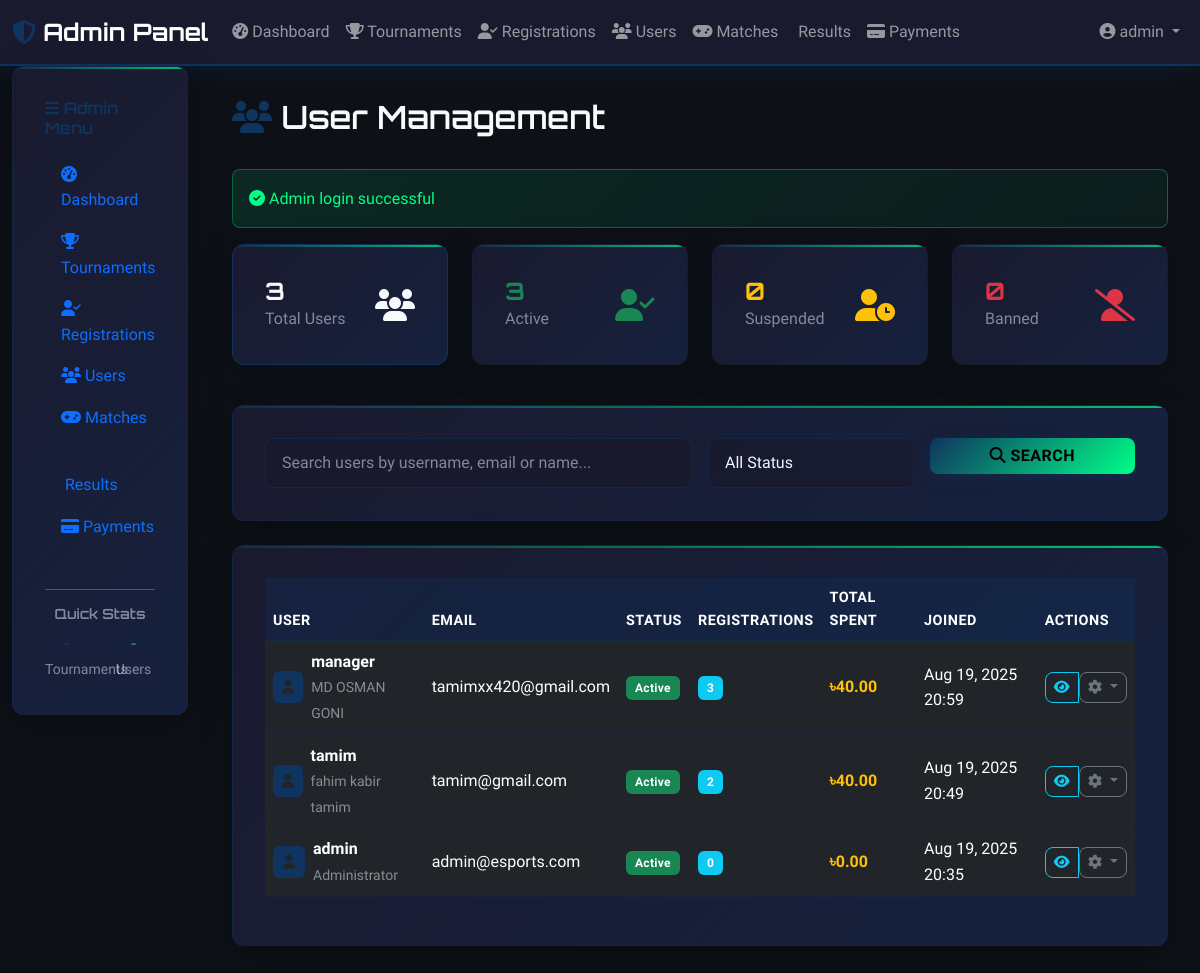
The page /admin/users.php (signed in) on the database its author committed.
### tables this page shows
CREATE TABLE users (
                    id INTEGER PRIMARY KEY AUTOINCREMENT,
                    username VARCHAR(50) UNIQUE NOT NULL,
                    email VARCHAR(100) UNIQUE NOT NULL,
                    password VARCHAR(255) NOT NULL,
                    full_name VARCHAR(100) NOT NULL,
                    phone VARCHAR(20),
                    is_admin BOOLEAN DEFAULT 0,
                    created_at DATETIME DEFAULT CURRENT_TIMESTAMP,
                    updated_at DATETIME DEFAULT CURRENT_TIMESTAMP
                , wallet_balance DECIMAL(10,2) DEFAULT 0.00, status VARCHAR(20) DEFAULT 'active');

### includes/functions.php (called while the page is built, shortened)
<?php
function formatTaka($amount) {
    return '৳' . number_format($amount, 2);
}
function getFlashMessage() {
    if (isset($_SESSION['flash_message'])) {
        $message = $_SESSION['flash_message'];
        $type = $_SESSION['flash_type'] ?? 'info';
        return ['message' => $message, 'type' => $type];
    }
    return null;
}
function formatDate($date, $format = 'M d, Y H:i') {
    return date($format, strtotime($date));
}
?>

### admin/users.php (the view, shortened to what this page needs)
<?php
require_once '../config/config.php';
$action = $_GET['action'] ?? 'list';
$success = '';
if ($action === 'list') {
    $whereClause = 'WHERE 1=1';
    $params = [];
    $stmt = $pdo->prepare("
        SELECT u.*,
               COUNT(DISTINCT tr.id) as registrations,
               SUM(CASE WHEN p.status = 'completed' THEN p.amount ELSE 0 END) as total_spent
        FROM users u
        LEFT JOIN tournament_registrations tr ON u.id = tr.user_id
        LEFT JOIN payments p ON tr.id = p.registration_id
        $whereClause
        GROUP BY u.id
        ORDER BY u.created_at DESC
        LIMIT 50
    ");
    $stmt->execute($params);
    $users = $stmt->fetchAll();
    $stmt = $pdo->query("
        SELECT status, COUNT(*) as count
        FROM users
        GROUP BY status
    ");
    $statusCounts = [];
    while ($row = $stmt->fetch()) {
        $statusCounts[$row['status']] = $row['count'];
    }
}
$flash = getFlashMessage();
if ($flash) {
    if ($flash['type'] === 'success') $success = $flash['message'];
    else $error = $flash['message'];
}
?>
<!DOCTYPE html>
<html lang="en">
<head>
    <link href="https://cdn.jsdelivr.net/npm/bootstrap@5.3.0/dist/css/bootstrap.min.css" rel="stylesheet">
    <link rel="stylesheet" href="https://cdnjs.cloudflare.com/ajax/libs/font-awesome/6.4.0/css/all.min.css">
    <link rel="stylesheet" href="../assets/css/style.css">
</head>
<body>
    <?php include '../includes/navbar.php'; ?>
    <div class="container-fluid">
        <div class="row">
            <?php include '../includes/sidebar.php'; ?>
            <div class="col-lg-10 main-content">
                <div class="d-flex justify-content-between align-items-center mb-4">
                    <h2 class="text-light">
                        <i class="fas fa-users text-accent"></i> User Management
                    </h2>
                </div>
                <?php if ($success): ?>
                    <div class="alert alert-success">
                        <i class="fas fa-check-circle"></i> <?= htmlspecialchars($success) ?>
                    </div>
                <?php endif; ?>
                <?php if ($action === 'list'): ?>
                    <div class="row mb-4">
                        <div class="col-lg-3 col-md-6 mb-3">
                            <a href="?" class="text-decoration-none">
                                <div class="gaming-card stat-card <?= !$_GET['status'] ?? '' ? 'border-accent' : '' ?>">
                                    <div class="d-flex justify-content-between align-items-center">
                                        <div>
                                            <h4 class="text-light mb-0"><?= array_sum($statusCounts) ?></h4>
                                            <p class="text-light-50 mb-0">Total Users</p>
                                        </div>
                                        <i class="fas fa-users fa-2x text-light"></i>
                                    </div>
                                </div>
                            </a>
                        </div>
                        <div class="col-lg-3 col-md-6 mb-3">
                            <a href="?status=active" class="text-decoration-none">
                                <div class="gaming-card stat-card <?= ($_GET['status'] ?? '') === 'active' ? 'border-success' : '' ?>">
                                    <div class="d-flex justify-content-between align-items-center">
                                        <div>
                                            <h4 class="text-success mb-0"><?= $statusCounts['active'] ?? 0 ?></h4>
                                            <p class="text-light-50 mb-0">Active</p>
                                        </div>
                                        <i class="fas fa-user-check fa-2x text-success"></i>
                                    </div>
                                </div>
                            </a>
                        </div>
                        <div class="col-lg-3 col-md-6 mb-3">
                            <a href="?status=suspended" class="text-decoration-none">
                                <div class="gaming-card stat-card <?= ($_GET['status'] ?? '') === 'suspended' ? 'border-warning' : '' ?>">
                                    <div class="d-flex justify-content-between align-items-center">
                                        <div>
                                            <h4 class="text-warning mb-0"><?= $statusCounts['suspended'] ?? 0 ?></h4>
                                            <p class="text-light-50 mb-0">Suspended</p>
                                        </div>
                                        <i class="fas fa-user-clock fa-2x text-warning"></i>
                                    </div>
                                </div>
                            </a>
                        </div>
                        <div class="col-lg-3 col-md-6 mb-3">
                            <a href="?status=banned" class="text-decoration-none">
                                <div class="gaming-card stat-card <?= ($_GET['status'] ?? '') === 'banned' ? 'border-danger' : '' ?>">
                                    <div class="d-flex justify-content-between align-items-center">
                                        <div>
                                            <h4 class="text-danger mb-0"><?= $statusCounts['banned'] ?? 0 ?></h4>
                                            <p class="text-light-50 mb-0">Banned</p>
                                        </div>
                                        <i class="fas fa-user-slash fa-2x text-danger"></i>
                                    </div>
                                </div>
                            </a>
                        </div>
                    </div>
                    <div class="gaming-card mb-4">
                        <form method="GET" class="row g-3">
                            <div class="col-md-6">
                                <input type="text" class="form-control gaming-input" name="search"
                                       value="<?= htmlspecialchars($_GET['search'] ?? '') ?>"
                                       placeholder="Search users by username, email or name...">
                            </div>
                            <div class="col-md-3">
                                <select class="form-control gaming-input" name="status">
                                    <option value="">All Status</option>
                                </select>
                            </div>
                            <div class="col-md-3">
                                <button type="submit" class="btn btn-accent w-100">
                                    <i class="fas fa-search"></i> Search
                                </button>
                            </div>
                        </form>
                    </div>
                    <div class="gaming-card">
                        <?php if (empty($users)): ?>
                            <div class="text-center text-light-50 py-5">
                                <i class="fas fa-users fa-4x mb-3"></i>
                                <h4>No Users Found</h4>
                                <p>No users match your search criteria</p>
                            </div>
                        <?php else: ?>
                            <div class="table-responsive">
                                <table class="table table-dark table-hover">
                                    <thead>
                                        <tr>
                                            <th>User</th>
                                            <th>Email</th>
                                            <th>Status</th>
                                            <th>Registrations</th>
                                            <th>Total Spent</th>
                                            <th>Joined</th>
                                            <th>Actions</th>
                                        </tr>
                                    </thead>
                                    <tbody>
                                        <?php foreach ($users as $u): ?>
                                            <tr>
                                                <td>
                                                    <div class="d-flex align-items-center">
                                                        <div class="avatar-sm bg-accent text-center rounded me-2">
                                                            <i class="fas fa-user text-dark"></i>
                                                        </div>
                                                        <div>
                                                            <strong><?= htmlspecialchars($u['username']) ?></strong>
                                                            <br><small class="text-light-50"><?= htmlspecialchars($u['full_name']) ?></small>
                                                        </div>
                                                    </div>
                                                </td>
                                                <td><?= htmlspecialchars($u['email']) ?></td>
                                                <td>
                                                    <span class="badge bg-<?= $u['status'] === 'active' ? 'success' : ($u['status'] === 'suspended' ? 'warning' : 'danger') ?>">
                                                        <?= ucfirst($u['status']) ?>
                                                    </span>
                                                </td>
                                                <td>
                                                    <span class="badge bg-info"><?= $u['registrations'] ?></span>
                                                </td>
                                                <td class="text-warning fw-bold"><?= formatTaka($u['total_spent'] ?? 0) ?></td>
                                                <td><?= formatDate($u['created_at']) ?></td>
                                                <td>
                                                    <div class="btn-group" role="group">
                                                        <a href="?action=view&id=<?= $u['id'] ?>" class="btn btn-sm btn-outline-info">
                                                            <i class="fas fa-eye"></i>
                                                        </a>
                                                        <div class="dropdown">
                                                            <button class="btn btn-sm btn-outline-secondary dropdown-toggle"
                                                                    type="button" data-bs-toggle="dropdown">
                                                                <i class="fas fa-cog"></i>
                                                            </button>
                                                        </div>
                                                    </div>
                                                </td>
                                            </tr>
                                        <?php endforeach; ?>
                                    </tbody>
                                </table>
                            </div>
                        <?php endif; ?>
                    </div>
                <?php endif; ?>
            </div>
        </div>
    </div>
</body>
</html>

### assets/css/style.css (style rules this page uses)
:root { --primary: #1a1a2e; --secondary: #16213e; --accent: #0f3460; --success: #00ff88; --warning: #ff6b35; --background: #0d1117; --text: #f0f6fc; --text-50: rgba(240, 246, 252, 0.5); --text-75: rgba(240, 246, 252, 0.75); }
* { box-sizing: border-box; }
body { background: var(--background); color: var(--text); font-family: 'Rajdhani', 'Roboto', sans-serif; line-height: 1.6; }
h1, h2, h3, h4, h5, h6 { font-family: 'Orbitron', monospace; font-weight: 600; }
.text-accent { color: var(--accent) !important; }
.text-light-50 { color: var(--text-50) !important; }
.btn { font-family: 'Rajdhani', sans-serif; font-weight: 600; text-transform: uppercase; letter-spacing: 0.5px; border-radius: 8px; transition: all 0.3s ease; position: relative; overflow: hidden; }
.btn-accent { background: linear-gradient(135deg, var(--accent) 0%, #00ff88 100%); border: none; color: #000; box-shadow: 0 4px 15px rgba(15, 52, 96, 0.4); }
.gaming-card { background: linear-gradient(135deg, var(--primary) 0%, var(--secondary) 100%); border: 1px solid rgba(15, 52, 96, 0.3); border-radius: 12px; padding: 2rem; box-shadow: 0 8px 32px rgba(0, 0, 0, 0.3); position: relative; overflow: hidden; }
.gaming-card:before { content: ''; position: absolute; top: 0; left: 0; right: 0; height: 2px; background: linear-gradient(90deg, var(--accent), var(--success)); opacity: 0.7; }
.gaming-input { background: rgba(26, 26, 46, 0.8) !important; border: 1px solid rgba(15, 52, 96, 0.5) !important; color: var(--text) !important; border-radius: 8px !important; font-family: 'Rajdhani', sans-serif; font-weight: 500; padding: 0.75rem 1rem !important; transition: all 0.3s ease !important; }
.gaming-input::placeholder { color: var(--text-50); }
.stat-card { transition: all 0.3s ease; border: 1px solid transparent; }
.stat-card h3, .stat-card h4 { font-family: 'Orbitron', monospace; font-weight: 700; }
.table-dark { background-color: transparent; }
.table-dark th { background-color: rgba(15, 52, 96, 0.3); border-color: rgba(15, 52, 96, 0.5); font-weight: 600; text-transform: uppercase; letter-spacing: 0.5px; font-size: 0.9rem; }
.table-dark td { border-color: rgba(15, 52, 96, 0.3); vertical-align: middle; }
.alert { border-radius: 8px; border: none; font-weight: 500; }
.alert-success { background: linear-gradient(135deg, rgba(0, 255, 136, 0.1), rgba(0, 255, 136, 0.05)); color: var(--success); border: 1px solid rgba(0, 255, 136, 0.3); }
.badge { font-weight: 600; letter-spacing: 0.3px; padding: 0.5em 0.75em; }
.main-content { padding: 2rem; min-height: 100vh; }
.avatar-sm { width: 32px; height: 32px; line-height: 32px; font-size: 14px; }
.gaming-card { animation: fadeInUp 0.6s ease; }
.border-accent { border-color: var(--accent) !important; }
.bg-accent { background: var(--accent) !important; }

### rows shown on the page
users: username "manager", full_name "MD OSMAN GONI", email "tamimxx420@gmail.com", status "Active", registrations "3", total_spent "৳40.00", created_at "Aug 19, 2025 20:59"
users: username "tamim", full_name "fahim kabir tamim", email "tamim@gmail.com", status "Active", registrations "2", total_spent "৳40.00", created_at "Aug 19, 2025 20:49"
users: username "admin", full_name "Administrator", email "admin@esports.com", status "Active", registrations "0", total_spent "৳0.00", created_at "Aug 19, 2025 20:35"

### other values the page prints
$_SESSION['admin_username'] "admin"
$success "Admin login successful"
array_sum($statusCounts) "3"
$statusCounts['active'] "3"
$statusCounts['suspended'] "0"
$statusCounts['banned'] "0"
